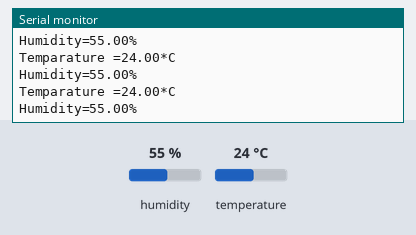
A sketch run on a simulated Arduino Uno, built with avr-gcc and run on an emulated ATmega328P. Parts: the last lines printed to the serial monitor. The inputs (shaded band) are chosen by the test bench; at power-on: humidity 55 %, temperature 24 °C.

Above: at 3.8 s.
3.9 s: humidity set to 22 %
At 6.5 s:
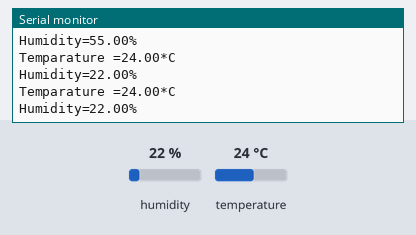
10.1 s: temperature set to 12 °C
At 12.7 s:
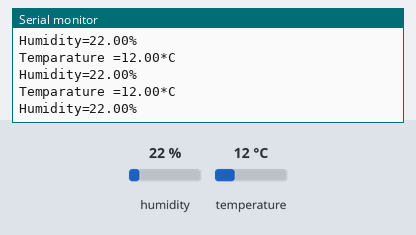
13.0 s: humidity set to 40 %
At 14.0 s:
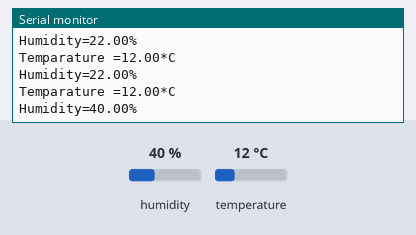
Timing chart, 0 to 16.0 s (numbered marks = the images above; inputs shaded):
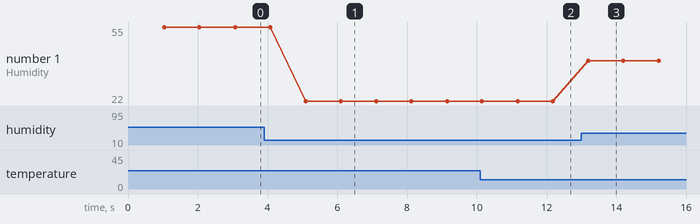

Measured:
- after the input at 3.9 s, the serial monitor: prints a new line after 1.2 s (image 1)
- after the input at 10.1 s, the serial monitor: prints a new line after 1.1 s (image 2)
- after the input at 13.0 s, the serial monitor: prints a new line after 0.20 s (image 3)
- plotted number 1: 55 → 22 after the input at 3.9 s, 22 → 40 after the input at 13.0 s

The sketch:

Temprature.ino
```cpp
#include"DHT.h"
#define DHTPIN 2
#define DHTTYPE DHT11
DHT dht(DHTPIN,DHTTYPE);

void setup(){
  Serial.begin(9600);
  Serial.println("DHT Test!");
  dht.begin();
}
void loop(){

  delay(1000);
  float h=dht.readHumidity();
  float t=dht.readTemperature();
  float f=dht.readTemperature(true);

  if(isnan(h)|| isnan(t)|| isnan(f))
  {
    Serial.println("Failed to read from DHT sensor!");
    return ;
  }
  // For Temparature
  Serial.print("Temparature =");
  Serial.print(t);
  Serial.println("*C");
  // For Humidity
  Serial.print("Humidity=");
  Serial.print(h);
  Serial.println("%");
}
```
